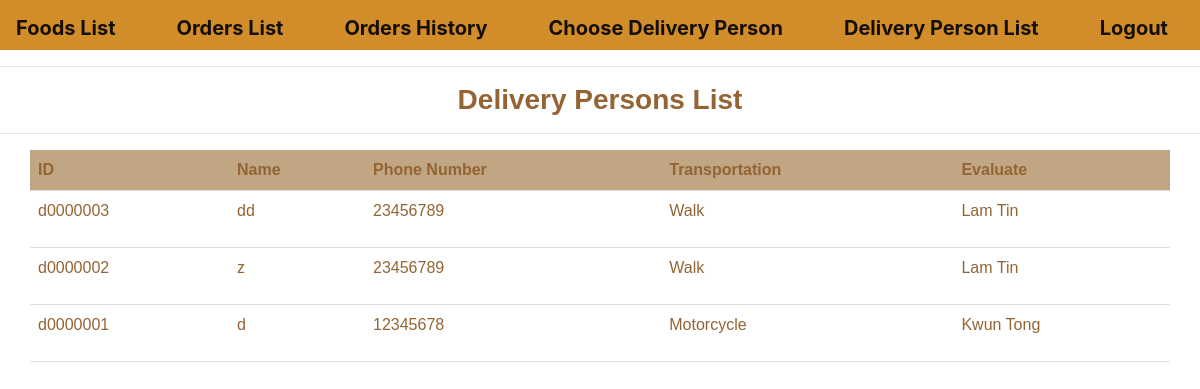
Screenshot of /ITP4506-CA-B05/Restaurant_Fifth_Page.php (signed in) with the database file from the repository.
### tables this page shows
CREATE TABLE `restaurant_delivery_list` (
  `r_d_List_Number` int NOT NULL,
  `d_ID` varchar(8) NOT NULL,
  `r_ID` varchar(8) NOT NULL,
  `d_Name` varchar(50) NOT NULL,
  `d_Phone_Number` varchar(15) NOT NULL,
  `d_District` varchar(50) NOT NULL,
  `d_Transportation` varchar(50) NOT NULL,
  `active` tinyint(1) NOT NULL DEFAULT '1',
  PRIMARY KEY (`r_d_List_Number`)
);

### ITP4506-CA-B05/Controller.php (called while the page is built, shortened)
<?php
    require 'Database.php';
    require 'model/restaurant_delivery_list.php';
    function restaurant_delivery_persons_list($user_ID)
    {
        global $conn;
        $restaurant_delivery_persons_list_array = array();
        $sql = "SELECT * FROM restaurant_delivery_list WHERE r_ID = '" . $user_ID . "' ORDER BY r_d_List_Number ASC";
        $rs = mysqli_query($conn, $sql) or die(mysqli_error($conn));
        while ($rc = mysqli_fetch_array($rs)) {
            $restaurant_delivery_persons_list = new restaurant_delivery_list($rc['d_ID'], $rc['r_ID'], $rc['d_Name'], $rc['d_Phone_Number'], $rc['d_District'], $rc['d_Transportation']);
            array_push($restaurant_delivery_persons_list_array, $restaurant_delivery_persons_list);
        }
        return $restaurant_delivery_persons_list_array;
    }
?>

### ITP4506-CA-B05/model/restaurant_delivery_list.php (called while the page is built, shortened)
<?php
class restaurant_delivery_list
{
    public function __construct($d_ID, $r_ID, $d_Name, $d_Phone_Number, $d_District, $d_Transportation)
    {
        $this->d_ID = $d_ID;
        $this->d_Name = $d_Name;
        $this->d_Phone_Number = $d_Phone_Number;
        $this->d_District = $d_District;
        $this->d_Transportation = $d_Transportation;
    }
}
?>

### ITP4506-CA-B05/Restaurant_Fifth_Page.php (the view, shortened to what this page needs)
<!DOCTYPE html>
<html lang="en">
<?php
    require 'Controller.php';
    $user = $_SESSION['user'];
?>
<head>
    <link rel="stylesheet" href="https://cdn.jsdelivr.net/npm/bootstrap@4.0.0/dist/css/bootstrap.min.css">
    <link rel="stylesheet" href="./style/Restaurant_Fourth_Page.css">
    <link rel="stylesheet" href="./style/nav.css">
</head>
<body>
    <div class="fieldset">
        <nav class="navbar navbar-light bg-light">
            <a class="navbar-brand" href="./Restaurant_Main_Page.php"><b>Foods List</b></a>
            <a class="navbar-brand" href="./Restaurant_Second_Page.php"><b>Orders List</b></a>
            <a class="navbar-brand" href="./Restaurant_Third_Page.php"><b>Orders History</b></a>
            <a class="navbar-brand" href="./Restaurant_Fourth_Page.php"><b>Choose Delivery Person</b></a>
            <a class="navbar-brand" href="./Restaurant_Fifth_Page.php"><b>Delivery Person List</b></a>
            <a class="navbar-brand" href="./Login.php"><b>Logout</b></a>
        </nav>
    </div>
    <center><hr><h3><b>Delivery Persons List</b></h3><hr></center>
    <div class="fieldset-container">
        <center>
            <table method="POST">
                <thead>
                    <tr>
                        <th>ID</th>
                        <th>Name</th>
                        <th>Phone Number</th>
                        <th>Transportation</th>
                        <th>Evaluate</th>
                    </tr>
                </thead>
                <tbody>
                    <?php
                        $restaurant_delivery_persons_list_array = restaurant_delivery_persons_list($user->user_ID);
                        foreach ($restaurant_delivery_persons_list_array as $restaurant_delivery_persons_lists) {
                    ?>
                    <tr>
                        <td><p><?php echo $restaurant_delivery_persons_lists->d_ID?></p></td>
                        <td><p><?php echo $restaurant_delivery_persons_lists->d_Name?></p></td>
                        <td><p><?php echo $restaurant_delivery_persons_lists->d_Phone_Number?></p></td>
                        <td><p><?php echo $restaurant_delivery_persons_lists->d_Transportation?></p></td>
                        <td><p><?php echo $restaurant_delivery_persons_lists->d_District?></p></td>
                    </tr>
                    <?php
                        }
                    ?>
                </tbody>
            </table>
        </center>
    </div>
</body>
</html>

### ITP4506-CA-B05/style/Restaurant_Fourth_Page.css (style rules this page uses)
h3 { font-family: 'Gill Sans', 'Gill Sans MT', Calibri, 'Trebuchet MS', sans-serif; color: #946434; font: optional bold; text-align: center; }
table { margin-right: 10px; margin-left: 10px; width: 95%; border-collapse: collapse; }
th, td { font-family: 'Franklin Gothic Medium', 'Arial Narrow', Arial, sans-serif; color: #946434; padding: 8px; text-align: left; border-bottom: 1px solid #ddd; }
th { background-color: #c1a683; }

### ITP4506-CA-B05/style/nav.css (style rules this page uses)
.navbar { background-color: #d18d2a !important; height: 50px; }

### rows the page displays
restaurant_delivery_list: d_ID "d0000003", d_Name "dd", d_Phone_Number "23456789", d_Transportation "Walk", d_District "Lam Tin"
restaurant_delivery_list: d_ID "d0000002", d_Name "z", d_Phone_Number "23456789", d_Transportation "Walk", d_District "Lam Tin"
restaurant_delivery_list: d_ID "d0000001", d_Name "d", d_Phone_Number "12345678", d_Transportation "Motorcycle", d_District "Kwun Tong"
